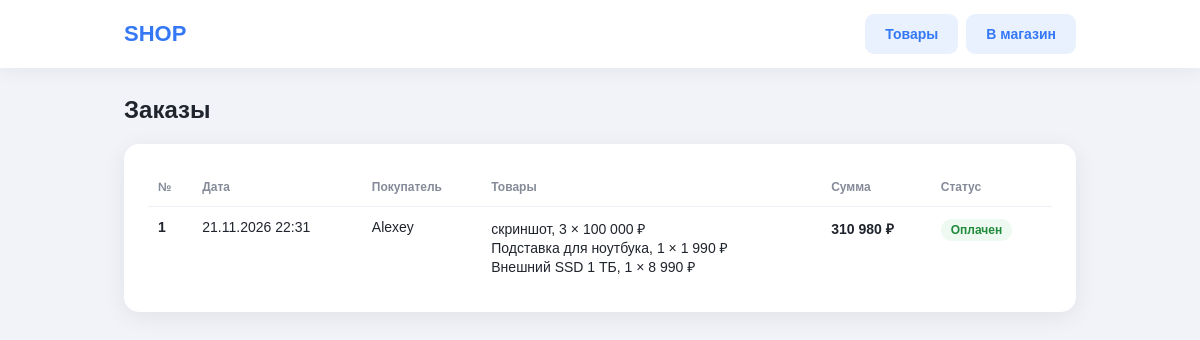
Screenshot of /admin/orders (signed in) with the database file from the repository.
### models.py (models this page shows)
class Order(Base):
    __tablename__ = 'orders'
    id = Column(Integer, primary_key=True)
    user_id = Column(Integer, ForeignKey('users.id'))
    total = Column(Integer, default=0)
    status = Column(String, default="pending")  # pending / paid / failed
    payment_id = Column(String)  # id платежа в платёжной системе
    created_at = Column(DateTime, default=datetime.now)
    user = relationship("User")
    items = relationship("OrderItem", cascade="all, delete-orphan")

class User(Base):
    __tablename__ = 'users'
    id = Column(Integer, primary_key=True)
    username = Column(String, unique=True)
    password = Column(String)
    admin = Column(Boolean, default=False)

class OrderItem(Base):
    __tablename__ = 'order_items'
    id = Column(Integer, primary_key=True)
    order_id = Column(Integer, ForeignKey('orders.id'))
    product_id = Column(Integer)
    name = Column(String)
    price = Column(Integer)
    quantity = Column(Integer)

### main.py (the view)
@app.get("/admin/orders", response_class=HTMLResponse)
async def admin_orders(request: Request, db: Session = Depends(get_db)):
    denied = admin_guard(request, db)
    if denied:
        return denied
    orders = db.query(Order).order_by(Order.id.desc()).all()
    return templates.TemplateResponse(
        request=request,
        name="admin_orders.html",
        context={"orders": orders}
    )

### templates/admin_orders.html (shortened to what this page needs)
{% extends "layout.html" %}
{% block nav %}
    <a href="/admin" class="btn-soft">Товары</a>
    <a href="/" class="btn-soft">В магазин</a>
{% endblock %}
{% block content %}
<h1>Заказы</h1>
<section class="panel">
    {% if orders %}
        <div class="table-wrap">
            <table>
                <thead>
                    <tr>
                        <th>№</th>
                        <th>Дата</th>
                        <th>Покупатель</th>
                        <th>Товары</th>
                        <th>Сумма</th>
                        <th>Статус</th>
                    </tr>
                </thead>
                <tbody>
                    {% for o in orders %}
                        <tr>
                            <td class="num">{{ o.id }}</td>
                            <td>{{ o.created_at.strftime("%d.%m.%Y %H:%M") if o.created_at else "" }}</td>
                            <td>{{ o.user.username if o.user else "удалён" }}</td>
                            <td>
                                {% for it in o.items %}
                                    <div>{{ it.name }}, {{ it.quantity }} × {{ it.price|money }}</div>
                                {% endfor %}
                            </td>
                            <td class="num">{{ o.total|money }}</td>
                            <td><span class="badge {{ o.status }}">{{ o.status|status_label }}</span></td>
                        </tr>
                    {% endfor %}
                </tbody>
            </table>
        </div>
    {% else %}
        <p class="muted">Заказов пока нет.</p>
    {% endif %}
</section>
{% endblock %}

### templates/layout.html (style rules this page uses)
* { box-sizing: border-box; margin: 0; padding: 0; }
body { min-height: 100vh; background: #f1f3f8; font-family: Arial, sans-serif; color: #20242d; }
a { color: inherit; text-decoration: none; }
h1 { font-size: 24px; margin-bottom: 20px; }
.panel { background: white; border-radius: 15px; padding: 24px; margin-bottom: 20px; box-shadow: 0 5px 25px rgba(0, 0, 0, 0.07); }
.btn, .btn-soft { display: inline-block; padding: 12px 20px; border: none; border-radius: 9px; font-size: 14px; font-weight: bold; font-family: inherit; cursor: pointer; transition: 0.2s; }
.btn-soft { background: #eaf1fe; color: #3478f6; }
.badge { display: inline-block; padding: 4px 10px; border-radius: 20px; font-size: 12px; font-weight: bold; white-space: nowrap; }
.badge.paid { background: #eefaf1; color: #1f8a3b; }
.table-wrap { overflow-x: auto; }
table { width: 100%; border-collapse: collapse; font-size: 14px; }
th, td { padding: 12px 10px; text-align: left; vertical-align: top; border-top: 1px solid #eef0f5; }
th { font-size: 12px; color: #858b98; border-top: none; white-space: nowrap; }
td.num { white-space: nowrap; font-weight: bold; }

### rows the page displays
Order: id "1", created_at "21.11.2026 22:31", user "Alexey", total "310 980 ₽", status|status_label "Оплачен"
OrderItem: name "скриншот", quantity "3", price "100 000 ₽"
OrderItem: name "Подставка для ноутбука", quantity "1", price "1 990 ₽"
OrderItem: name "Внешний SSD 1 ТБ", quantity "1", price "8 990 ₽"
